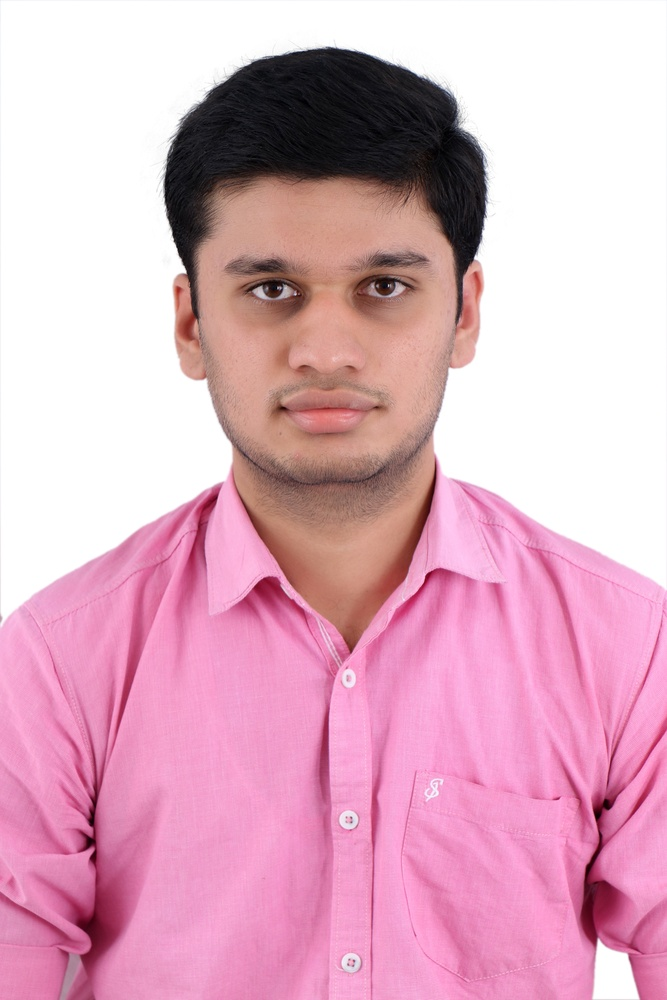
#> input picture image.JPG, 667 x 1000 px, shrunk from 1200 x 1800 before the run
$ python imgproc.py
#> lines starting #> are read from the running program, lines starting #| are printed output that depends on the picture
import numpy as np
import cv2
img = cv2.imread("image.JPG")
#> img is the input picture: shape (1000, 667, 3); mean B, G, R 193, 174.2, 222
cols = img.shape[1]
#> cols = 667
rows = img.shape[0]
#> rows = 1000
center = (rows/2,cols/2)
#> center = (500, 333.5)
angle =-90
pic = cv2.getRotationMatrix2D(center,angle,1)
shifted = cv2.warpAffine(img,pic,(cols,rows))
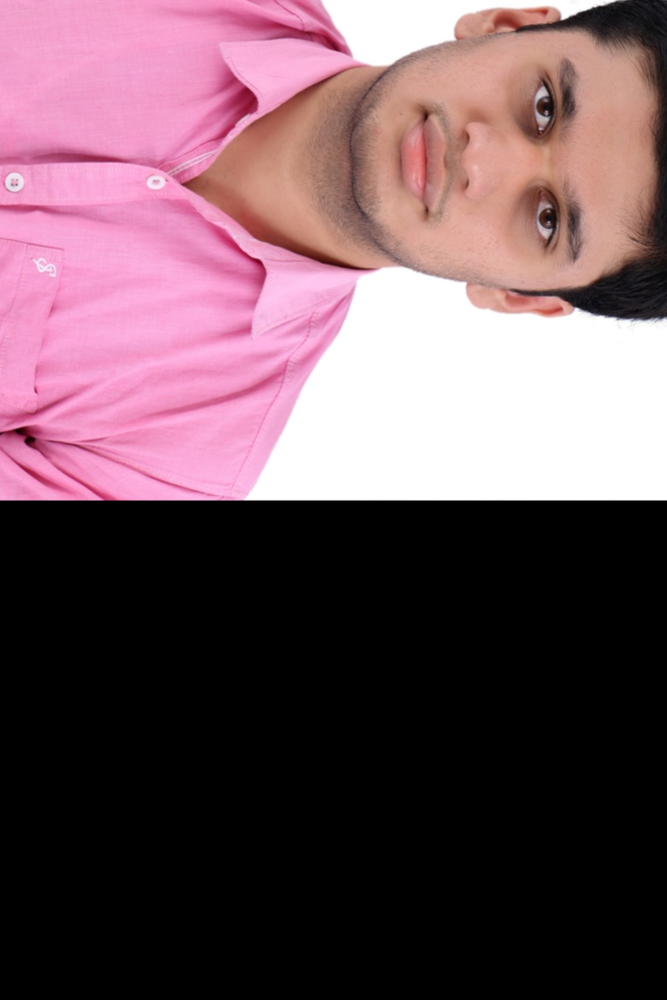
#> shifted: shape (1000, 667, 3); mean B, G, R 92, 83.7, 110.6
cv2.imshow('shifted',shifted)
cv2.waitKey(0)
cv2.destroyAllWindows()

$ run again, with nehru.jpg copied over image.JPG
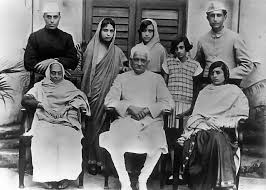
#> input picture nehru.jpg, 266 x 190 px
#> img is the input picture: shape (190, 266, 3); min 0, max 255, mean 119.1
#> `shifted = cv2.warpAffine(img,pic,(cols,rows))`:
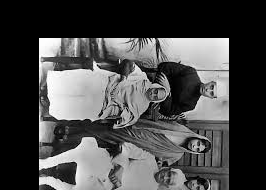
#> shifted: shape (190, 266, 3); min 0, max 255, mean 72.4

$ run again, with people.jpg copied over image.JPG
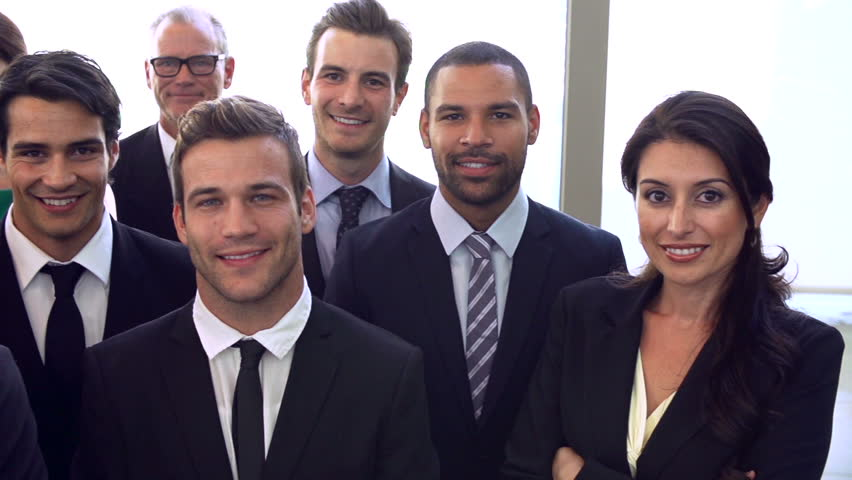
#> input picture people.jpg, 852 x 480 px
#> img is the input picture: shape (480, 852, 3); mean B, G, R 113.2, 105.1, 116.3
#> `shifted = cv2.warpAffine(img,pic,(cols,rows))`:
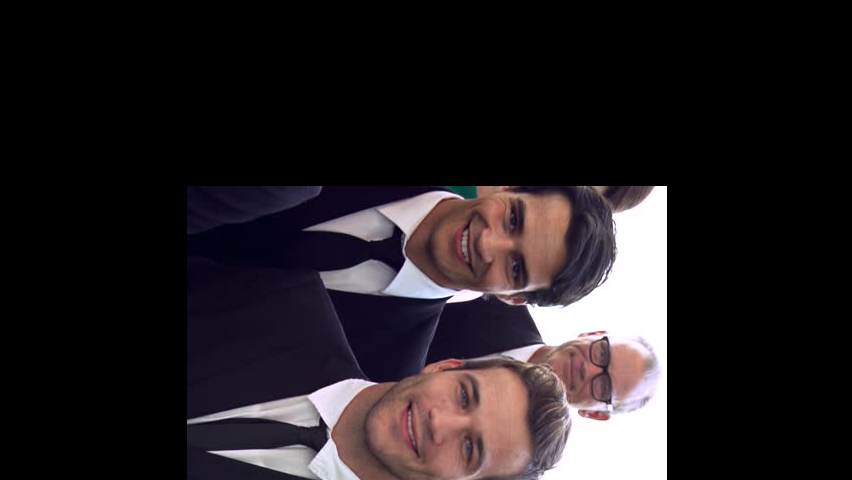
#> shifted: shape (480, 852, 3); mean B, G, R 35, 32.1, 37.5
